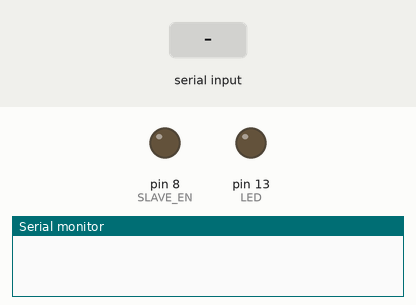
A sketch run on a simulated Arduino Uno, built with avr-gcc and run on an emulated ATmega328P. On the bench: output pins drawn as LEDs (lit = HIGH), the last lines printed to the serial monitor. The test bench sets the inputs (shaded band).

Above: at 1.2 s.
1.3 s: "EMBEDDED GATE\n" received over Serial
At 2.2 s:
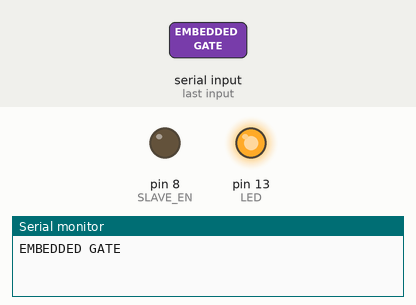
2.8 s: "1\n" received over Serial
Timing chart, 0 to 5.8 s (numbered marks = the images above; inputs shaded):
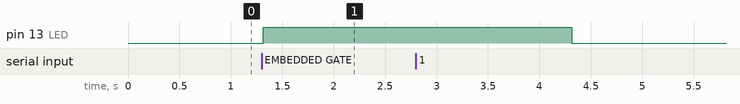

Measured:
- after the input at 1.3 s, pin 13 (LED): LOW → HIGH at once

The sketch:

slave_ar.ino
```cpp
#define SLAVE_EN  8
#define LED       13
String recInput;                                // Variable to store Receive string

void setup() {
  pinMode(LED , OUTPUT);                        // Declare LED pin as output
  pinMode(SLAVE_EN , OUTPUT);                   // Declare Enable pin as output
  Serial.begin(9600);                           // set serial communication baudrate
  digitalWrite(SLAVE_EN , LOW);               // Make Enable pin low, Receiving mode ON
}

void loop() {
  while(Serial.available()!=0)                     // If serial data is available then enter into while loop
  {
    recInput = Serial.readStringUntil('\n');     // Receive Serial data in Variable
    Serial.print(recInput);
    recInput.trim();

    if(recInput == "EMBEDDED GATE")             // Compare Data
    {
      digitalWrite( LED , HIGH);    // LED ON
      delay(3000);
      digitalWrite( LED , LOW);     // LED OFF
    }
  }
}
```

rs485_relay_control.cpp
```cpp
int enable = 6;
int transmit = 1;
int receive = 0;

byte devId = 0x01;
byte ON_RELAY_1[8] = {devId, 0x05,0x00,0x00,0xFF,0x00,0x8C,0x3A};
byte OFF_RELAY_1[8] = {devId, 0x05,0x00,0x00,0x00,0x00,0xCD,0xCA};

byte ON_RELAY_2[8] = {devId, 0x05,0x00,0x01,0xFF,0x00,0xDD,0xFA};
byte OFF_RELAY_2[8] = {devId, 0x05,0x00,0x01,0x00,0x00,0x5C,0x0A};

byte ON_RELAY_3[8] = {devId, 0x05,0x00,0x02,0xFF,0x00,0x2D,0xFA};
byte OFF_RELAY_3[8] = {devId, 0x05,0x00,0x02,0x00,0x00,0x6C,0x0A};

byte ON_RELAY_4[8] = {devId, 0x05,0x00,0x03,0xFF,0x00,0x7C,0x3A};
byte OFF_RELAY_4[8] = {devId, 0x05,0x00,0x03,0x00,0x00,0x3D,0xCA};

void setup(){
    pinMode(enable, OUTPUT);
    digitalWrite(enable, receive);
    Serial.begin(9600);
}

void loop(){
    digitalWrite(enable, transmit);
    Serial.write(ON_RELAY_1,8);
    delay(500);
    Serial.write(OFF_RELAY_1,8);
    delay(500);
    Serial.write(ON_RELAY_2,8);
    delay(500);
    Serial.write(OFF_RELAY_2,8);
    delay(500);
    Serial.write(ON_RELAY_3,8);
    delay(500);
    Serial.write(OFF_RELAY_3,8);
    delay(500);
    Serial.write(ON_RELAY_4,8);
    delay(500);
    Serial.write(OFF_RELAY_4,8);
    delay(500);
}
```
